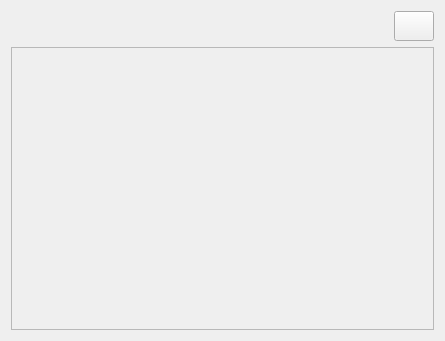
<?xml version="1.0" encoding="UTF-8"?>
<ui version="4.0">
 <class>Form</class>
 <widget class="QWidget" name="Form">
  <property name="geometry">
   <rect>
    <x>0</x>
    <y>0</y>
    <width>445</width>
    <height>341</height>
   </rect>
  </property>
  <property name="windowTitle">
   <string>Form</string>
  </property>
  <layout class="QVBoxLayout" name="verticalLayout">
   <item>
    <layout class="QHBoxLayout" name="horizontalLayout">
     <item>
      <widget class="QLabel" name="label">
       <property name="text">
        <string/>
       </property>
      </widget>
     </item>
     <item>
      <widget class="QPushButton" name="btn_agregarItem">
       <property name="minimumSize">
        <size>
         <width>25</width>
         <height>30</height>
        </size>
       </property>
       <property name="maximumSize">
        <size>
         <width>40</width>
         <height>45</height>
        </size>
       </property>
       <property name="styleSheet">
        <string notr="true">QPushButton {
	border-image: url(:/ALARMA/IMAGENES/ALARMA/plus_off.png);
 }
QPushButton:hover {
	border-image: url(:/ALARMA/IMAGENES/ALARMA/plus_on.png);
}
QPushButton:pressed {
	border-image: url(:/ALARMA/IMAGENES/ALARMA/plus_off.png);
}
</string>
       </property>
       <property name="text">
        <string/>
       </property>
      </widget>
     </item>
    </layout>
   </item>
   <item>
    <widget class="QScrollArea" name="scroll_alarmas">
     <property name="widgetResizable">
      <bool>true</bool>
     </property>
     <widget class="QWidget" name="scrollAreaWidgetContents">
      <property name="geometry">
       <rect>
        <x>0</x>
        <y>0</y>
        <width>425</width>
        <height>283</height>
       </rect>
      </property>
     </widget>
    </widget>
   </item>
  </layout>
 </widget>
 <resources>
  <include location="../../../IMAG.qrc"/>
 </resources>
 <connections/>
</ui>
